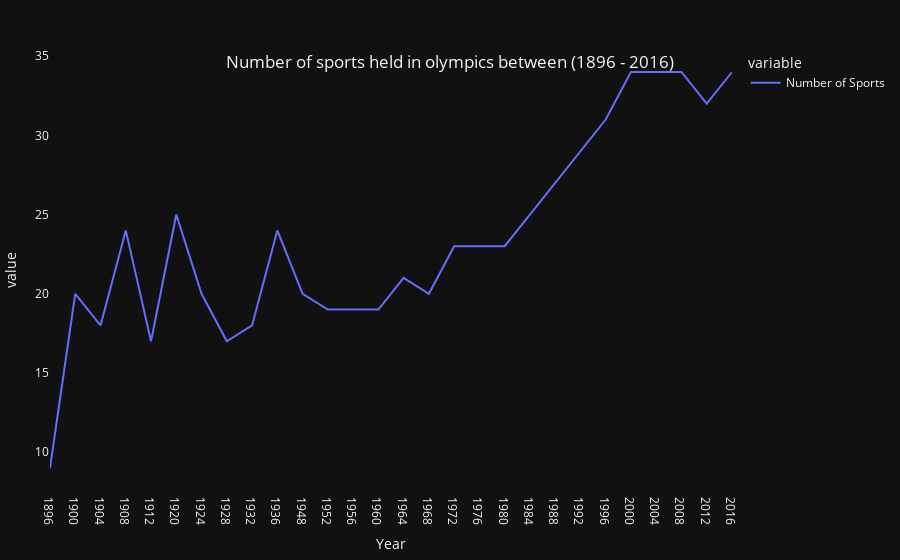

Source (notebook cell):
### Markdown cell above
##  Visualizing the number of sports at every olympics

### Code cell
sport_graph = px.line(sports, x = 'Year', y=['Number of Sports'], template = 'plotly_dark')

sport_graph.update_layout(margin=dict(l=10,
                               r=10,
                               t=50,
                               b=10),
                 title={
        'text': 'Number of sports held in olympics between (1896 - 2016)',
        'y':0.9,
        'x':0.5,
        'xanchor': 'center',
        'yanchor': 'top'})

sport_graph.update_xaxes(visible=True, showticklabels=True,
                showgrid = False,
                        type='category')

sport_graph.update_yaxes(showgrid = False)

### Figure 1 — Plotly figure (JSON) as saved in the notebook; plotly's stock layout.template omitted (floating-point values rounded to 4 significant figures)
{"data": [{"hovertemplate": "variable=Number of Sports<br>Year=%{x}<br>value=%{y}<extra></extra>", "legendgroup": "Number of Sports", "line": {"color": "#636efa", "dash": "solid"}, "marker": {"symbol": "circle"}, "mode": "lines", "name": "Number of Sports", "orientation": "v", "showlegend": true, "type": "scatter", "x": [1896, 1900, 1904, 1908, 1912, 1920, 1924, 1928, 1932, 1936, 1948, 1952, 1956, 1960, 1964, 1968, 1972, 1976, 1980, 1984, 1988, 1992, 1996, 2000, 2004, 2008, 2012, 2016], "xaxis": "x", "y": [9, 20, 18, 24, 17, 25, 20, 17, 18, 24, 20, 19, 19, 19, 21, 20, 23, 23, 23, 25, 27, 29, 31, 34, 34, 34, 32, 34], "yaxis": "y"}], "layout": {"legend": {"title": {"text": "variable"}, "tracegroupgap": 0}, "margin": {"b": 10, "l": 10, "r": 10, "t": 50}, "title": {"text": "Number of sports held in olympics between (1896 - 2016)", "x": 0.5, "xanchor": "center", "y": 0.9, "yanchor": "top"}, "xaxis": {"anchor": "y", "domain": [0, 1], "showgrid": false, "showticklabels": true, "title": {"text": "Year"}, "type": "category", "visible": true}, "yaxis": {"anchor": "x", "domain": [0, 1], "showgrid": false, "title": {"text": "value"}}}}
